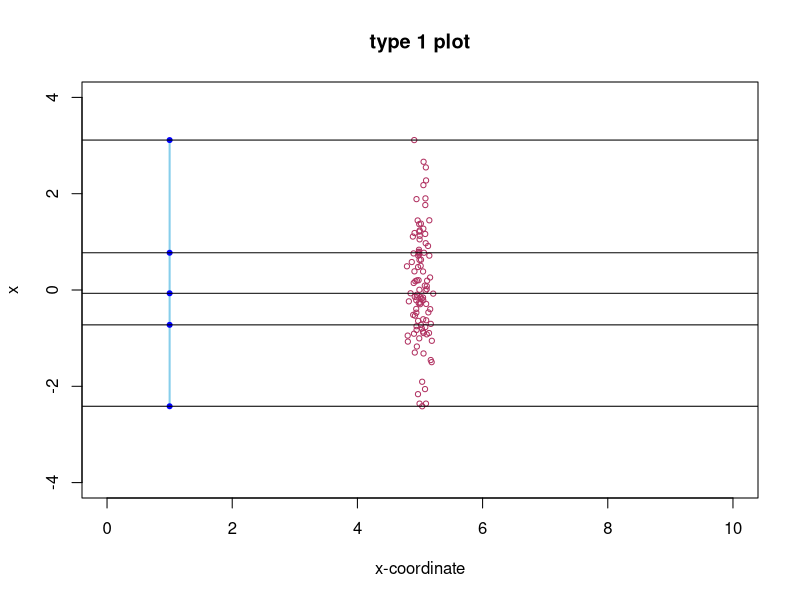
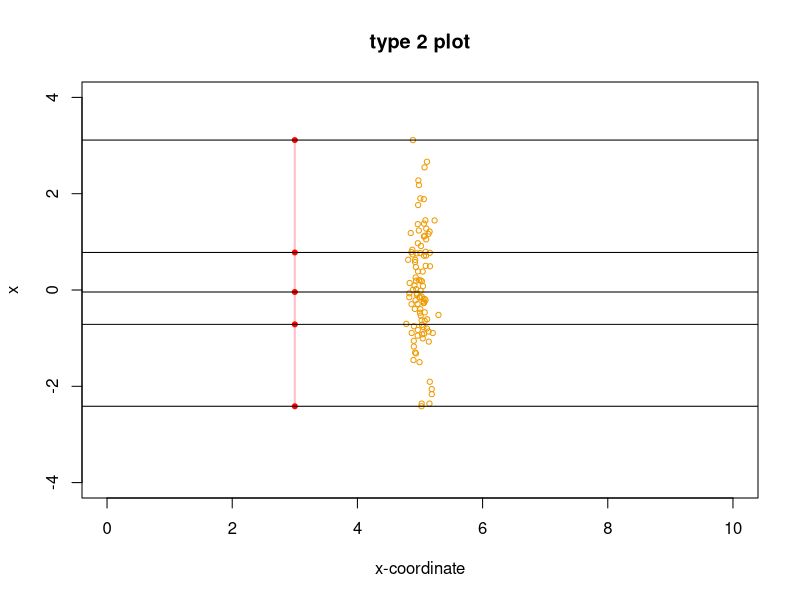
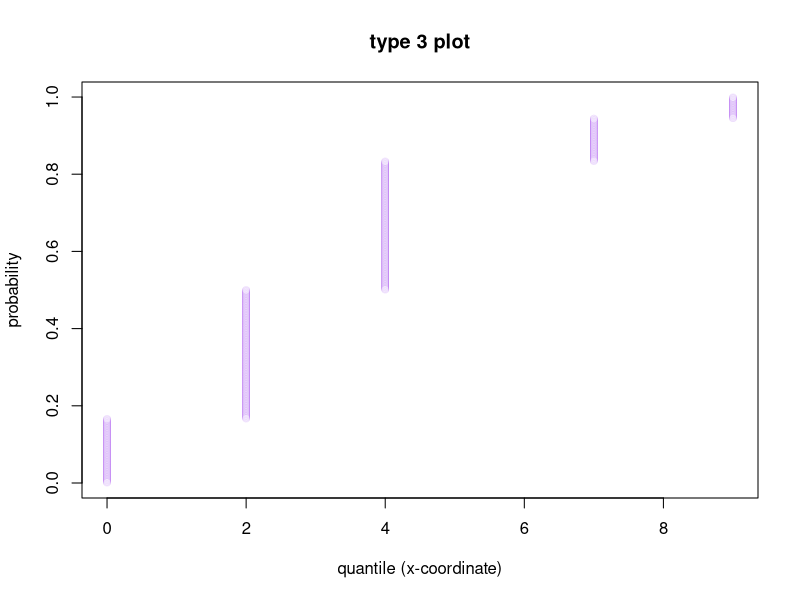
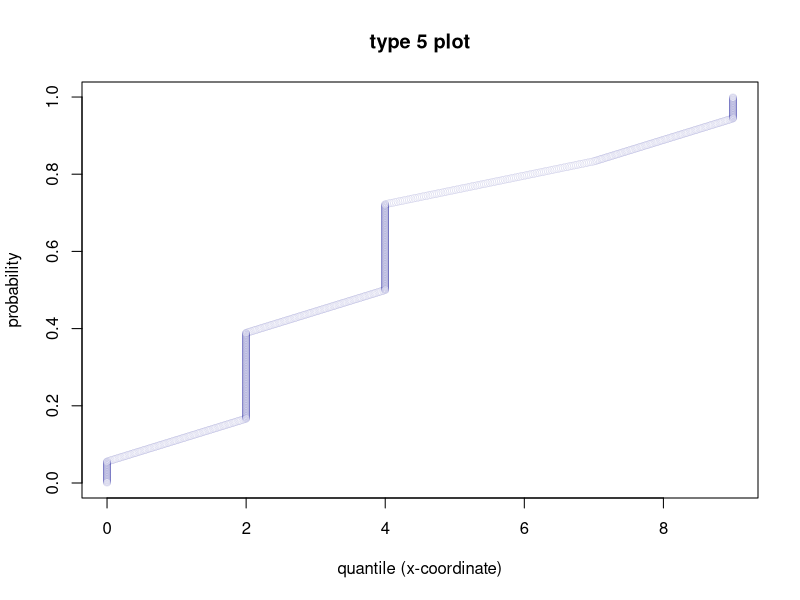
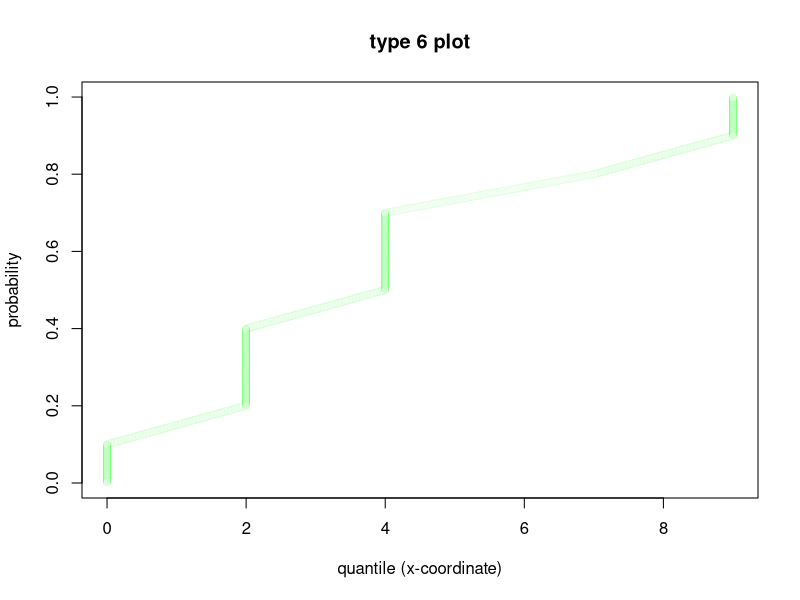
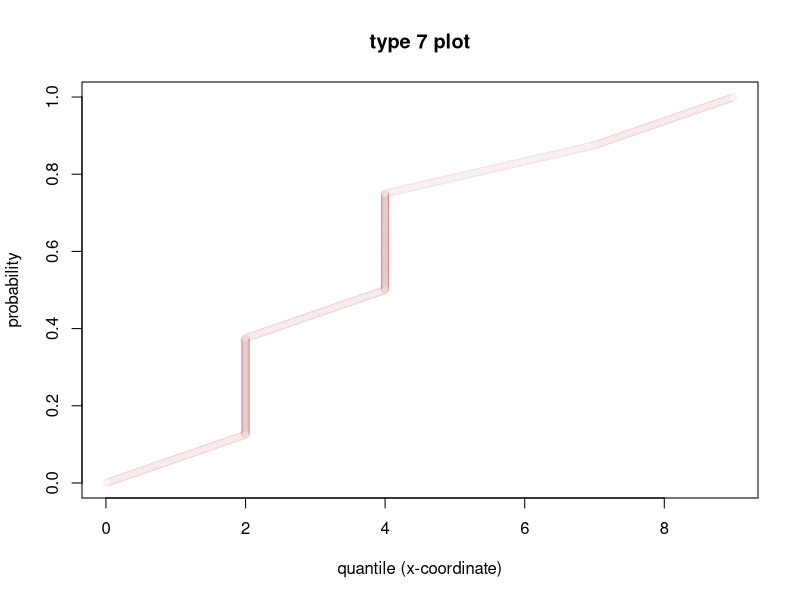
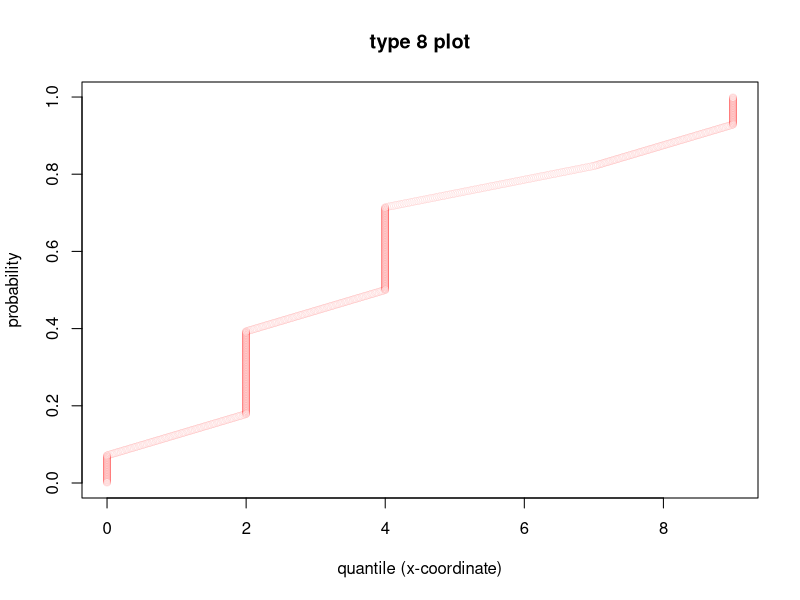
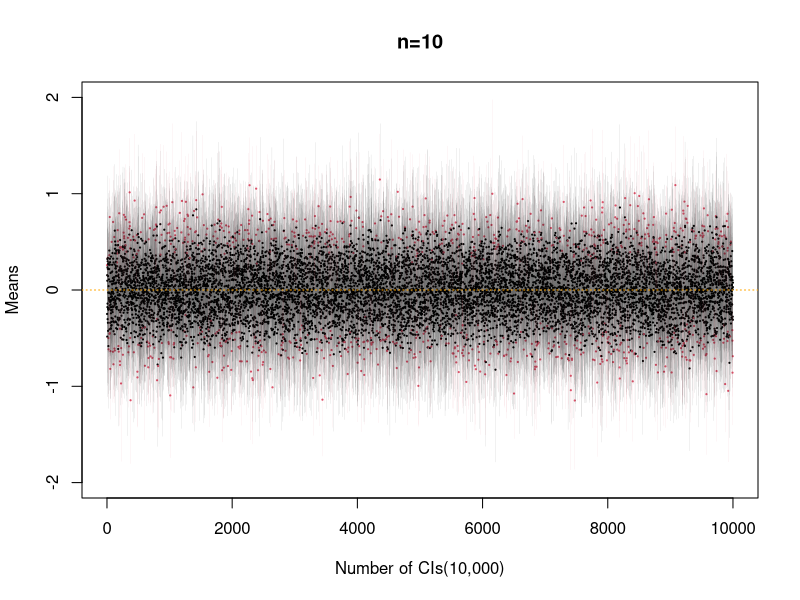

Write the R code that produced these figures, in order.
## ---- chunk 1
#type 1 and 2 quantiles
x <- rnorm(100) #replicate 100 numbers under the standard normal distribution
e1 <- quantile(x, type=1) #1st example
e1

#type 1
plot(rep(5,100)+rnorm(100,sd=0.1),x, xlim=c(0,10), ylim=c(-4,4), main='type 1 plot', col='maroon', cex=0.7, xlab="x-coordinate") #scatterplot
segments(1, e1[1], 1, e1[5], lwd=2, col='skyblue') #draw segment
points(rep(1,5), e1, pch=20, col='blue') #plot points
abline(h=quantile(x,type=1))

#type 2
e2 <- quantile(x, type=2) #2nd example
plot(rep(5,100)+rnorm(100,sd=0.1),x, xlim=c(0,10), ylim=c(-4,4), main='type 2 plot', col='orange2', cex=0.7, xlab="x-coordinate")
segments(3, e2[1], 3, e2[5], col='pink', lwd=2) #draw a segment
points(rep(3,5), e2,pch=20, col='red') #plot points
abline(h=quantile(x,type=2))

#type 3,5,6,7,8 quantiles
x <- c(0,2,2,2,4,4,4,7,9)
p = seq(0.001, 0.999, 0.001)

#type 3
q = quantile(x, probs = p, type=3) #3rd example
plot(q, p, lwd=0.05, col='purple2', main="type 3 plot", ylab="probability", xlab="quantile (x-coordinate)")

#type 5
q = quantile(x, probs = p, type=5) #4th example
plot(q, p, lwd=0.05, col='darkblue', main="type 5 plot", ylab="probability", xlab="quantile (x-coordinate)")

#type 6
q = quantile(x, probs = p, type=6) #5th example
plot(q, p, lwd=0.05, col='green', main="type 6 plot", ylab="probability", xlab="quantile (x-coordinate)")

#type 7
q = quantile(x, probs = p, type=7) #6th example
plot(q, p, lwd=0.05, col='brown', main="type 7 plot", ylab="probability", xlab="quantile (x-coordinate)")

#type8
q = quantile(x, probs = p, type=8) #7th example
plot(q, p, lwd=0.05, col='red', main="type 8 plot", ylab="probability", xlab="quantile (x-coordinate)")
## ---- chunk 2
n = c(10,100,1000) #simulate for n=10, 100, 1000
c = c() #create an empty vector

for(i in n){
  x <- rnorm(i)
  y <- t.test(x, conf=0.9)
  lb <- y$conf.int[1]
  ub <- y$conf.int[2]
  c <- c + c(cat(("("),lb ,(","), ub,(")  ")))
}
## ---- chunk 3
#define variables
alpha <- 0.10
mu <- 0
n <- 10
B <- 10000

#setup empty vectors
mean_vec   = numeric(B) #vectors for the mean
ub = numeric(B) #vector for the lb
lb = numeric(B) #vector for the ub

for (i in 1:B) { #forloop to calculate the CI for student's t-dist
  x <- rnorm(n)
  y = t.test(x, conf=1-alpha)
  lb[i] = y$conf.int[1]
  ub[i] = y$conf.int[2]
  mean_vec[i]   = y$estimate
}

#show in red when CI does not include mean
contains_mean = (lb < mu) & (mu < ub) 
color_vec     = ifelse(contains_mean == TRUE, 1, 2) #red color when interval does not contain the true mean

#plot the graph
plot(1:B, mean_vec, pch=20, ylim = c(-2, 2), col=color_vec, main='n=10', xlab='Number of CIs(10,000)', ylab='Means', cex=0.25)
segments(1:B, lb, 1:B, ub, col=color_vec, lwd=0.05)
abline(h=0, lty="dotted", col='orange', lwd=1)

#calculte for the fraction
frac <- replace(contains_mean, contains_mean[contains_mean == FALSE], 0) #replace TRUE with 1 and FALSE with 0
total.means <- sum(frac[frac == 1]) #sum all the 1's in the vector
fraction <- total.means/length(frac) #calculate for the fraction
cat(('The proportion of times the interval contains the true mean is:'),print(fraction),', which is very close to the confidence level of 90%!')



################################################################
#When n = 100
n <- 50

for (i in 1:B) {
  x <- rnorm(n)
  y = t.test(x, conf=1-alpha)
  lb[i] = y$conf.int[1]
  ub[i] = y$conf.int[2]
  mean_vec[i]   = y$estimate
}

#show in red when CI does not contain mean
contains_mean = (lb < mu) & (mu < ub)
color_vec     = ifelse(contains_mean == TRUE, 1, 2)

#plot the graph
plot(1:B, mean_vec, pch=20, ylim = c(-2, 2), col=color_vec, main='n=100', xlab='Number of CIs(10,000)', ylab='Means', cex=0.25)
segments(1:B, lb, 1:B, ub, col=color_vec, lwd=0.05)
abline(h=0, lty="dotted", col='orange', lwd=1)

#calculate for the fraction
frac1 <- replace(contains_mean, contains_mean[contains_mean == FALSE], 0) #replace TRUE with 1 and FALSE with 0
total.means <- sum(frac1[frac1 == 1]) #sum all the 1's in the vector
fraction1 <- total.means/length(frac1) #calculate for the fraction
cat(('The proportion of times the interval contains the true mean is:'),print(fraction1),', which is very close to the confidence level of 90%!')
## ---- chunk 4
#install.packages("rmutil") #install rmutil
library(rmutil) #import rmutil

#define variables
alpha <- 0.1 #significance value
n <- 30
mu <- 0 #mu for the CI
par <- 0 #location parameter for the laplace distribution
lambda <- sqrt(2)
#rlaplace(n, m=0, s=1/lambda) #double exponential distribution with rate lambda = sqrt(2)
B <- 10000

#setup empty vectors
mean.vec <- numeric(B) #vectors for the mean
ub <- numeric(B) #vector for the ub for the CI
lb <- numeric(B) #vector for the lb for the CI

for (i in 1:B){ #forloop to compute for the CI 10000 times
  x <-rlaplace(n)
  y <- t.test(x, conf=1-alpha)
  lb[i] <- y$conf.int[1]
  ub[i] <- y$conf.int[2]
  mean.vec[i] <- y$estimate
}

#show in red when CI does not contain the mean
contains_mean <- (lb < mu) & (mu < ub) #set interval
color_vec <- ifelse(contains_mean == TRUE, 1,2) #red color when Ci does not contain the true mean

#plotting the graph
plot(1:B, mean.vec, pch=20, ylim=c(-2,2), col=color_vec, main='n=30', xlab='Number of CIs (10,000)', ylab='Means', cex=0.25)
segments(1:B, lb, 1:B, ub, col=color_vec, lwd=0.05)
abline(h=0, lty="dotted", col='orange', lwd=1)

#calculate for the fraction
frac2 <- replace(contains_mean, contains_mean[contains_mean == FALSE], 0) #replace TRUE with 1 and FALSE with 0
total.means <- sum(frac2[frac2 == 1]) #sum all the 1's in the vector
fraction2 <- total.means/length(frac2) #calculate for the fraction
cat(('The proportion of times the interval contains the true mean is:'),print(fraction2),', which is very close to the confidence level of 90%!')
## ---- chunk 5
#define variables
alpha <- 0.1 #significance value
n <- 50
mu <- 1 #mu for the CI
lambda <- 1
B <- 10000

#setup vectors
meanvec <- numeric(B) #ectors for the mean
ub <- numeric(B) #vector for the ub for the CI
lb <- numeric(B) #vector for the lb for the CI

for (i in 1:B){ #forloop to compute for the CI 10000 times
  x <-rexp(n, rate=lambda)
  y <- t.test(x, conf=1-alpha)
  lb[i] <- y$conf.int[1]
  ub[i] <- y$conf.int[2]
  meanvec[i] <- y$estimate
}

#show in red when CI does not contain the mean
contains_mean <- (lb < mu) & (mu < ub) #set interval
color_vec <- ifelse(contains_mean == TRUE, 1,2) #red color when Ci does not contain the true mean

#plotting the graph
plot(1:B, meanvec, pch=20, ylim=c(-1,3), col=color_vec, main='n=50', xlab='Number of CIs (10,000)', ylab='Means', cex=0.25)
segments(1:B, lb, 1:B, ub, col=color_vec, lwd=0.05)
abline(h=1, lty="dotted", col='orange', lwd=1.5)

#calculate for the fraction
frac3 <- replace(contains_mean, contains_mean[contains_mean == FALSE], 0) #replace TRUE with 1 and FALSE with 0
total.means <- sum(frac3[frac3 == 1]) #sum all the 1's in the vector
fraction3 <- total.means/length(frac3) #calculate for the fraction
cat(('The proportion of times the interval contains the true mean is:'),print(fraction3),'which is close to the 90% confidence level!')
